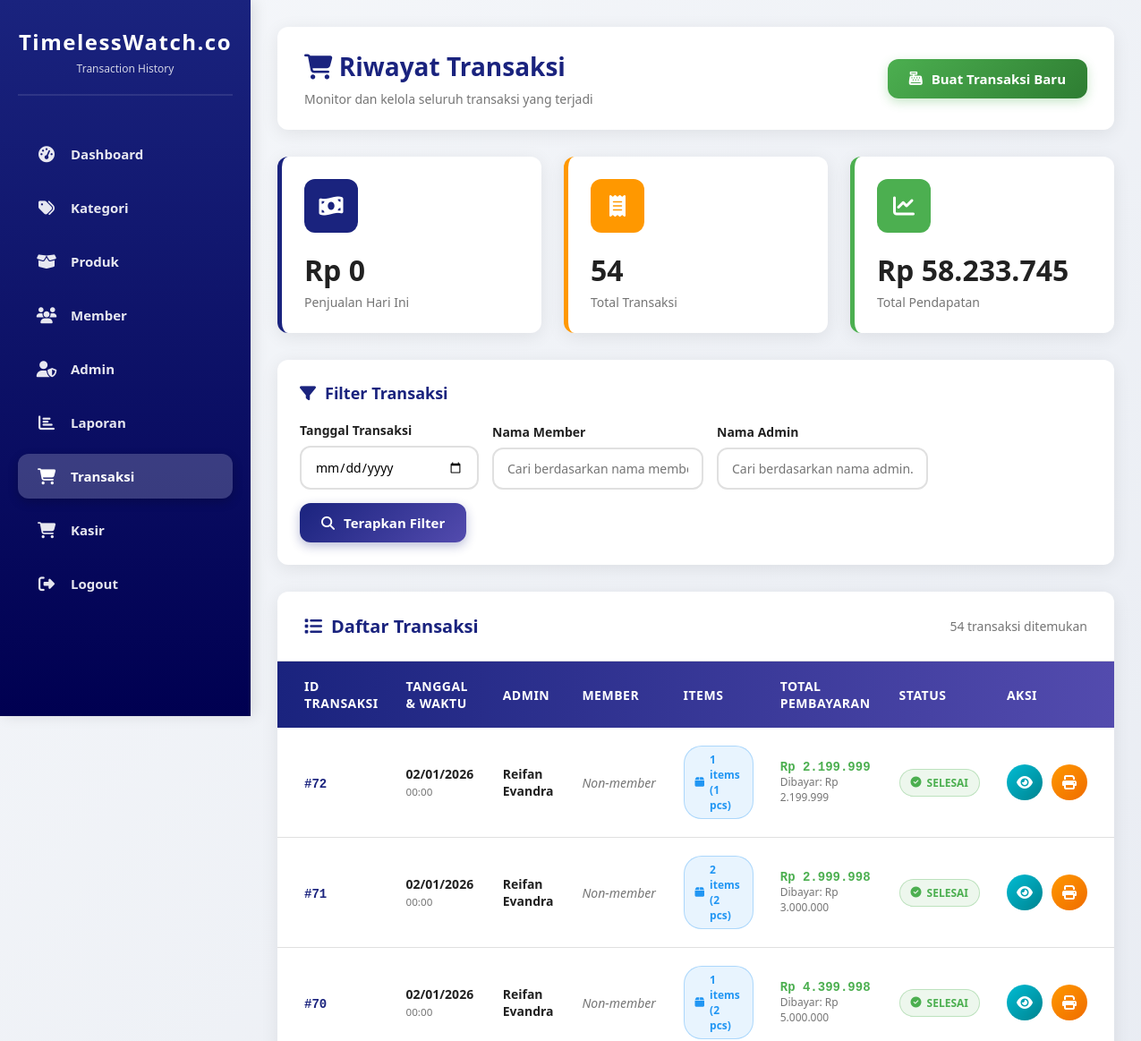
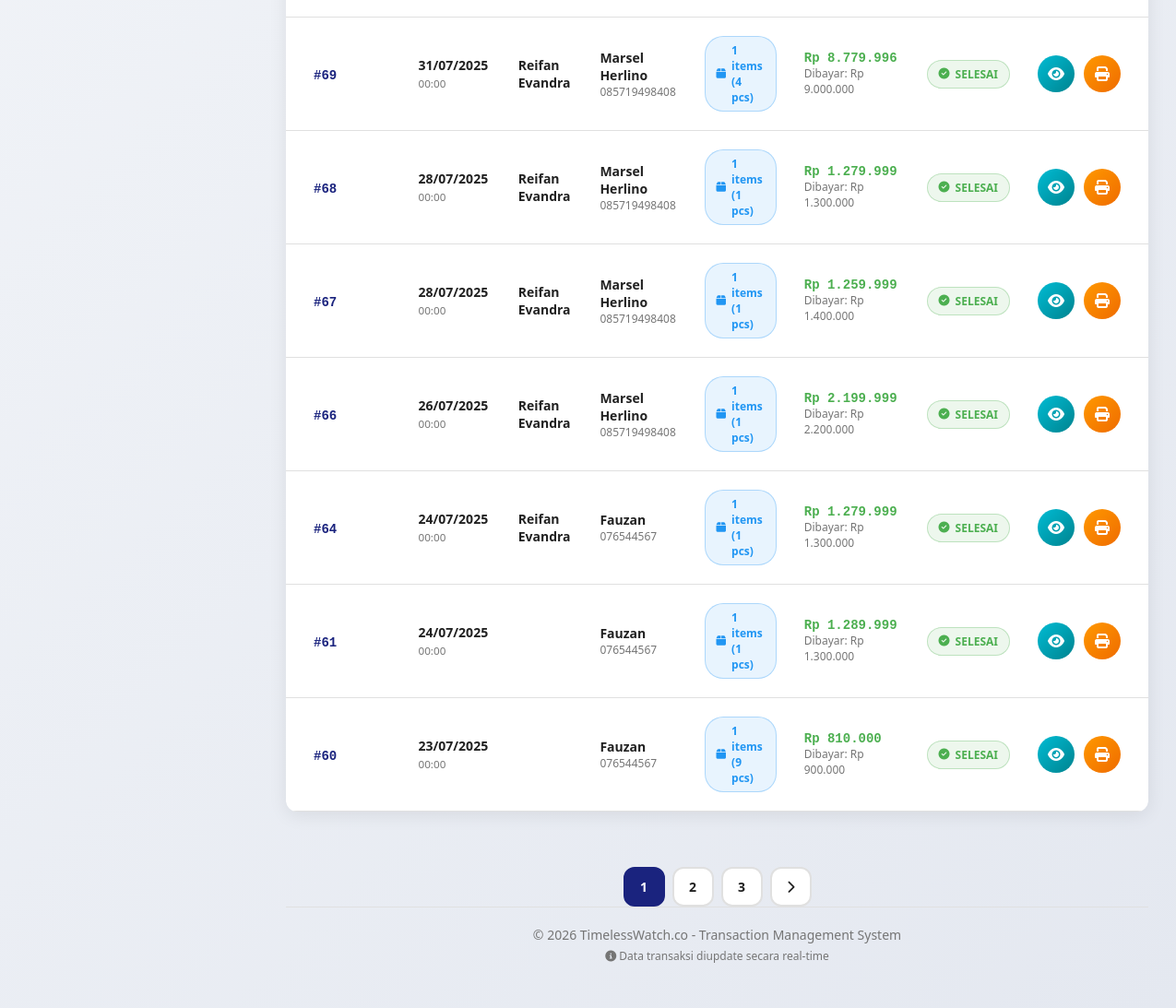
Page /Admin/transaksi.php (signed in) on the committed database (2 pictures, top to bottom).
### tables this page shows
CREATE TABLE `transaksi` (
  `id_transaksi` int(11) NOT NULL,
  `tgl_pembelian` date DEFAULT NULL,
  `total_harga` int(11) DEFAULT NULL,
  `fid_admin` int(11) DEFAULT NULL,
  `fid_member` int(11) DEFAULT NULL,
  `total_keuntungan` int(11) DEFAULT NULL,
  `fid_produk` int(11) DEFAULT NULL,
  `detail` text DEFAULT NULL,
  `uang_dibayar` int(11) DEFAULT 0,
  `diskon` int(11) DEFAULT 0,
  `total_bayar` int(11) DEFAULT 0,
  `kembalian` int(11) DEFAULT 0,
  `metode_pembayaran` varchar(20) DEFAULT 'Tunai'
);

CREATE TABLE `member` (
  `id_member` int(11) NOT NULL,
  `nama_member` varchar(255) NOT NULL,
  `no_telp` varchar(15) NOT NULL,
  `status` enum('aktif','tidak aktif') NOT NULL,
  `poin` int(11) DEFAULT 0,
  `tanggal_aktif` datetime DEFAULT current_timestamp()
);

### Admin/transaksi.php (the view, shortened to what this page needs)
<?php
include '../service/conection.php';
$limit = 10;
$page = isset($_GET['page']) ? (int)$_GET['page'] : 1;
$offset = ($page - 1) * $limit;
$filter_date = $_GET['filter_date'] ?? '';
$filter_member = $_GET['filter_member'] ?? '';
$filter_admin = $_GET['filter_admin'] ?? '';
$where_clause = "WHERE 1=1";
$today_sales = mysqli_fetch_assoc(mysqli_query($conn, "
    SELECT COALESCE(SUM(total_bayar), 0) as total
    FROM transaksi
    WHERE DATE(tgl_pembelian) = CURDATE()
"))['total'] ?? 0;
$total_transactions = mysqli_fetch_assoc(mysqli_query($conn, "
    SELECT COUNT(*) as total FROM transaksi
"))['total'] ?? 0;
$total_revenue = mysqli_fetch_assoc(mysqli_query($conn, "
    SELECT COALESCE(SUM(total_bayar), 0) as total FROM transaksi
"))['total'] ?? 0;
$total_query = mysqli_query($conn, "
    SELECT COUNT(*) as total
    FROM transaksi t
    LEFT JOIN member m ON t.fid_member = m.id_member
    LEFT JOIN admin a ON t.fid_admin = a.id
    $where_clause
");
$total_data = mysqli_fetch_assoc($total_query)['total'];
$total_pages = ceil($total_data / $limit);
$query = "
    SELECT
        t.*,
        m.nama_member,
        m.no_telp,
        a.username as admin_name,
        COUNT(dt.id_detail) as total_items,
        SUM(dt.qty) as total_qty
    FROM transaksi t
    LEFT JOIN member m ON t.fid_member = m.id_member
    LEFT JOIN admin a ON t.fid_admin = a.id
    LEFT JOIN detail_transaksi dt ON t.id_transaksi = dt.fid_transaksi
    $where_clause
    GROUP BY t.id_transaksi
    ORDER BY t.id_transaksi DESC
    LIMIT $limit OFFSET $offset
";
$result = mysqli_query($conn, $query);
?>
<!DOCTYPE html>
<html lang="id">
<head>
    <link rel="stylesheet" href="https://cdnjs.cloudflare.com/ajax/libs/font-awesome/6.4.0/css/all.min.css">
</head>
<body>
    <div class="sidebar">
        <div class="logo">
            <h2>TimelessWatch.co</h2>
            <p>Transaction History</p>
        </div>
        <nav class="sidebar-nav">
            <ul>
                <li><a href="dashboard.php"><i class="fas fa-tachometer-alt"></i> Dashboard</a></li>
                <li><a href="kategori.php"><i class="fas fa-tags"></i> Kategori</a></li>
                <li><a href="produk.php"><i class="fas fa-box-open"></i> Produk</a></li>
                <li><a href="member.php"><i class="fas fa-users"></i> Member</a></li>
                <li><a href="admin.php"><i class="fas fa-user-shield"></i> Admin</a></li>
                <li><a href="laporan.php"><i class="fas fa-chart-bar"></i> Laporan</a></li>
                <li><a href="transaksi.php" class="active"><i class="fas fa-shopping-cart"></i> Transaksi</a></li>
                <li><a href="../user/keranjang.php"><i class="fas fa-cart-shopping"></i> Kasir</a></li>
                <li><a href="../service/logout.php"><i class="fas fa-sign-out-alt"></i> Logout</a></li>
            </ul>
        </nav>
    </div>
    <div class="main-content">
        <div class="header">
            <div class="page-title">
                <h1><i class="fas fa-shopping-cart"></i> Riwayat Transaksi</h1>
                <p>Monitor dan kelola seluruh transaksi yang terjadi</p>
            </div>
            <div class="header-actions">
                <a href="../user/keranjang.php" class="btn btn-success">
                    <i class="fas fa-cash-register"></i> Buat Transaksi Baru
                </a>
            </div>
        </div>
        <div class="stats-grid">
            <div class="stat-card">
                <div class="stat-icon">
                    <i class="fas fa-money-bill-wave"></i>
                </div>
                <div class="stat-value">Rp <?= number_format($today_sales, 0, ',', '.') ?></div>
                <div class="stat-label">Penjualan Hari Ini</div>
            </div>
            <div class="stat-card orange">
                <div class="stat-icon">
                    <i class="fas fa-receipt"></i>
                </div>
                <div class="stat-value"><?= number_format($total_transactions, 0, ',', '.') ?></div>
                <div class="stat-label">Total Transaksi</div>
            </div>
            <div class="stat-card green">
                <div class="stat-icon">
                    <i class="fas fa-chart-line"></i>
                </div>
                <div class="stat-value">Rp <?= number_format($total_revenue, 0, ',', '.') ?></div>
                <div class="stat-label">Total Pendapatan</div>
            </div>
        </div>
        <div class="filter-section">
            <h3><i class="fas fa-filter"></i> Filter Transaksi</h3>
            <form method="GET" class="filter-form">
                <div class="filter-group">
                    <label for="filter_date">Tanggal Transaksi</label>
                    <input type="date"
                           id="filter_date"
                           name="filter_date"
                           class="filter-input"
                           value="<?= htmlspecialchars($filter_date) ?>">
                </div>
                <div class="filter-group">
                    <label for="filter_member">Nama Member</label>
                    <input type="text"
                           id="filter_member"
                           name="filter_member"
                           class="filter-input"
                           placeholder="Cari berdasarkan nama member..."
                           value="<?= htmlspecialchars($filter_member) ?>">
                </div>
                <div class="filter-group">
                    <label for="filter_admin">Nama Admin</label>
                    <input type="text"
                           id="filter_admin"
                           name="filter_admin"
                           class="filter-input"
                           placeholder="Cari berdasarkan nama admin..."
                           value="<?= htmlspecialchars($filter_admin) ?>">
                </div>
                <button type="submit" class="btn btn-primary">
                    <i class="fas fa-search"></i> Terapkan Filter
                </button>
            </form>
        </div>
        <div class="table-section">
            <div class="table-header">
                <h2><i class="fas fa-list"></i> Daftar Transaksi</h2>
                <span style="color: var(--gray); font-size: 14px;">
                    <?= $total_data ?> transaksi ditemukan
                </span>
            </div>
            <?php if (mysqli_num_rows($result) > 0): ?>
            <table>
                <thead>
                    <tr>
                        <th>ID Transaksi</th>
                        <th>Tanggal & Waktu</th>
                        <th>Admin</th>
                        <th>Member</th>
                        <th>Items</th>
                        <th>Total Pembayaran</th>
                        <th>Status</th>
                        <th>Aksi</th>
                    </tr>
                </thead>
                <tbody>
                    <?php while ($row = mysqli_fetch_assoc($result)):
                        $tanggal = date('d/m/Y', strtotime($row['tgl_pembelian']));
                        $waktu = date('H:i', strtotime($row['tgl_pembelian']));
                    ?>
                    <tr>
                        <td>
                            <span class="transaction-id">#<?= $row['id_transaksi'] ?></span>
                        </td>
                        <td>
                            <div>
                                <strong><?= $tanggal ?></strong>
                                <br>
                                <small style="color: var(--gray);"><?= $waktu ?></small>
                            </div>
                        </td>
                        <td>
                            <strong><?= htmlspecialchars($row['admin_name']) ?></strong>
                        </td>
                        <td>
                            <?php if ($row['nama_member']): ?>
                            <div class="member-info">
                                <span class="member-name"><?= htmlspecialchars($row['nama_member']) ?></span>
                                <span class="member-phone"><?= htmlspecialchars($row['no_telp']) ?></span>
                            </div>
                            <?php else: ?>
                            <span style="color: var(--gray); font-style: italic;">Non-member</span>
                            <?php endif; ?>
                        </td>
                        <td>
                            <span class="items-badge">
                                <i class="fas fa-box"></i>
                                <?= $row['total_items'] ?? 0 ?> items
                                (<?= $row['total_qty'] ?? 0 ?> pcs)
                            </span>
                        </td>
                        <td>
                            <div class="payment-info">
                                <span class="total-amount">
                                    Rp <?= number_format($row['total_bayar'], 0, ',', '.') ?>
                                </span>
                                <span class="payment-details">
                                    Dibayar: Rp <?= number_format($row['uang_dibayar'], 0, ',', '.') ?>
                                </span>
                            </div>
                        </td>
                        <td>
                            <span class="status-badge status-completed">
                                <i class="fas fa-check-circle"></i> Selesai
                            </span>
                        </td>
                        <td>
                            <div class="action-buttons">
                                <button class="btn-action btn-view"
                                        onclick="viewTransaction(<?= $row['id_transaksi'] ?>)"
                                        title="Lihat Detail">
                                    <i class="fas fa-eye"></i>
                                </button>
                                <button class="btn-action btn-print"
                                        onclick="printReceipt(<?= $row['id_transaksi'] ?>)"
                                        title="Cetak Struk">
                                    <i class="fas fa-print"></i>
                                </button>
                            </div>
                        </td>
                    </tr>
                    <?php endwhile; ?>
                </tbody>
            </table>
            <?php endif; ?>
        </div>
        <?php if ($total_pages > 1): ?>
        <div class="pagination">
            <?php
            $start = max(1, $page - 2);
            $end = min($total_pages, $page + 2);
            for ($i = $start; $i <= $end; $i++): ?>
                <a href="?page=<?= $i ?>&filter_date=<?= $filter_date ?>&filter_member=<?= $filter_member ?>&filter_admin=<?= $filter_admin ?>"
                   class="page-link <?= $i == $page ? 'active' : '' ?>">
                    <?= $i ?>
                </a>
            <?php endfor; ?>
            <?php if ($page < $total_pages): ?>
                <a href="?page=<?= $page+1 ?>&filter_date=<?= $filter_date ?>&filter_member=<?= $filter_member ?>&filter_admin=<?= $filter_admin ?>"
                   class="page-link">
                    <i class="fas fa-chevron-right"></i>
                </a>
            <?php endif; ?>
        </div>
        <?php endif; ?>
        <div class="footer">
            <p>&copy; <?= date('Y') ?> TimelessWatch.co - Transaction Management System</p>
            <p style="font-size: 12px; margin-top: 5px;">
                <i class="fas fa-info-circle"></i> Data transaksi diupdate secara real-time
            </p>
        </div>
    </div>
</body>
</html>

### rows in the picture
transaksi: id_transaksi "72", tgl_pembelian "02/01/2026", tgl_pembelian "00:00", fid_admin.username "Reifan Evandra", shows "Non-member", total_items "1", total_qty "1", total_bayar "2.199.999", uang_dibayar "2.199.999"
transaksi: id_transaksi "71", tgl_pembelian "02/01/2026", tgl_pembelian "00:00", fid_admin.username "Reifan Evandra", shows "Non-member", total_items "2", total_qty "2", total_bayar "2.999.998", uang_dibayar "3.000.000"
transaksi: id_transaksi "70", tgl_pembelian "02/01/2026", tgl_pembelian "00:00", fid_admin.username "Reifan Evandra", shows "Non-member", total_items "1", total_qty "2", total_bayar "4.399.998", uang_dibayar "5.000.000"
transaksi: id_transaksi "69", tgl_pembelian "31/07/2025", tgl_pembelian "00:00", fid_admin.username "Reifan Evandra", fid_member.nama_member "Marsel Herlino", fid_member.no_telp "085719498408", total_items "1", total_qty "4", total_bayar "8.779.996", uang_dibayar "9.000.000"
transaksi: id_transaksi "68", tgl_pembelian "28/07/2025", tgl_pembelian "00:00", fid_admin.username "Reifan Evandra", fid_member.nama_member "Marsel Herlino", fid_member.no_telp "085719498408", total_items "1", total_qty "1", total_bayar "1.279.999", uang_dibayar "1.300.000"
transaksi: id_transaksi "67", tgl_pembelian "28/07/2025", tgl_pembelian "00:00", fid_admin.username "Reifan Evandra", fid_member.nama_member "Marsel Herlino", fid_member.no_telp "085719498408", total_items "1", total_qty "1", total_bayar "1.259.999", uang_dibayar "1.400.000"
transaksi: id_transaksi "66", tgl_pembelian "26/07/2025", tgl_pembelian "00:00", fid_admin.username "Reifan Evandra", fid_member.nama_member "Marsel Herlino", fid_member.no_telp "085719498408", total_items "1", total_qty "1", total_bayar "2.199.999", uang_dibayar "2.200.000"
transaksi: id_transaksi "64", tgl_pembelian "24/07/2025", tgl_pembelian "00:00", fid_admin.username "Reifan Evandra", fid_member.nama_member "Fauzan", fid_member.no_telp "076544567", total_items "1", total_qty "1", total_bayar "1.279.999", uang_dibayar "1.300.000"
transaksi: id_transaksi "61", tgl_pembelian "24/07/2025", tgl_pembelian "00:00", fid_member.nama_member "Fauzan", fid_member.no_telp "076544567", total_items "1", total_qty "1", total_bayar "1.289.999", uang_dibayar "1.300.000"
transaksi: id_transaksi "60", tgl_pembelian "23/07/2025", tgl_pembelian "00:00", fid_member.nama_member "Fauzan", fid_member.no_telp "076544567", total_items "1", total_qty "9", total_bayar "810.000", uang_dibayar "900.000"

### other values in the picture
$today_sales "0"
$total_transactions "54"
$total_revenue "58.233.745"
$total_data "54"
